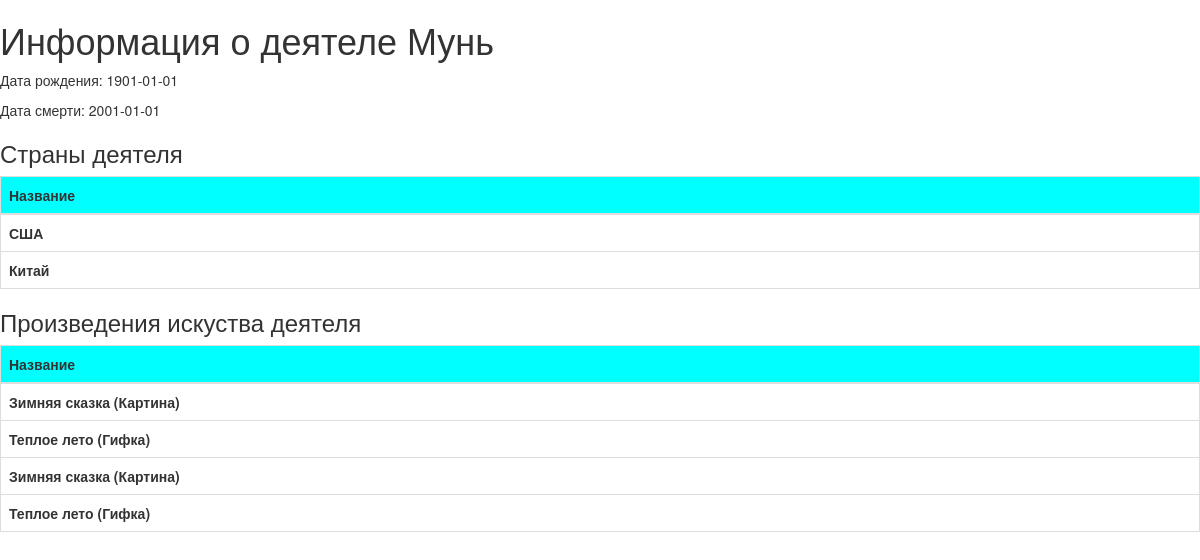
The page /persons/3 on the database its author committed.
### tables this page shows
CREATE TABLE person(
            id INTEGER UNIQUE NOT NULL PRIMARY KEY,
            name TEXT NOT NULL,
            birth_date TEXT NOT NULL
        );

CREATE TABLE death(
            id INTEGER UNIQUE NOT NULL PRIMARY KEY,
            death DATE NOT NULL,
            FOREIGN KEY (id) REFERENCES person(id) ON DELETE CASCADE
        );

CREATE TABLE "exhibit"
(
	id INTEGER not null
		primary key
		unique,
	release_date TEXT not null,
	title TEXT not null,
	type_id INTEGER default 0 not null,
	museum_id INTEGER not null
		references museum
			on delete cascade
);

CREATE TABLE country(
            id INTEGER UNIQUE NOT NULL PRIMARY KEY,
            name TEXT NOT NULL
        );

CREATE TABLE type(
            id INTEGER UNIQUE NOT NULL PRIMARY KEY,
            name TEXT NOT NULL
        );

### views.py (the view)
@app.app.route('/persons/<int:id>', methods=['GET'])
def persons_id(id):
    person = db.get_person_by_id(id)
    return flask.render_template('person.html', **person)

### templates/person.html (shortened to what this page needs)
{% extends "bootstrap/base.html" %}
{% block content %}
<h1>
    Информация о деятеле {{ person.name }}
</h1>
<p>Дата рождения: {{ person.birth_date }}</p>
{% if death %}
    <p>Дата смерти: {{ death.death }}</p>
{% endif %}
<h3>
    Страны деятеля
</h3>
<table class="table table-bordered border-primary">
  <thead>
    <tr>
        <th bgcolor="aqua"> Название </th>
    </tr>
  </thead>
  <tbody>
        {% for country in countries %}
            <tr>
                <th> {{ country.name }} </th>
            </tr>
        {% endfor %}
  </tbody>
</table>
{% if exhibits %}
<h3>
    Произведения искуства деятеля
</h3>
<table class="table table-bordered border-primary">
  <thead>
    <tr>
        <th bgcolor="aqua"> Название </th>
    </tr>
  </thead>
  <tbody>
        {% for exhibit in exhibits %}
            <tr>
                <th> {{ exhibit.exhibit.title }} ({{ exhibit.type.name }}) </th>
            </tr>
        {% endfor %}
  </tbody>
</table>
{% endif %}
{% endblock %}

### rows shown on the page
person: name "Мунь", birth_date "1901-01-01"
death: death "2001-01-01"
exhibit: name "США", name "Китай", exhibit "Зимняя сказка" "Зимняя сказка"
type: type.name "Картина" "Картина"
exhibit: exhibit "Теплое лето" "Теплое лето"
type: type.name "Гифка" "Гифка"
